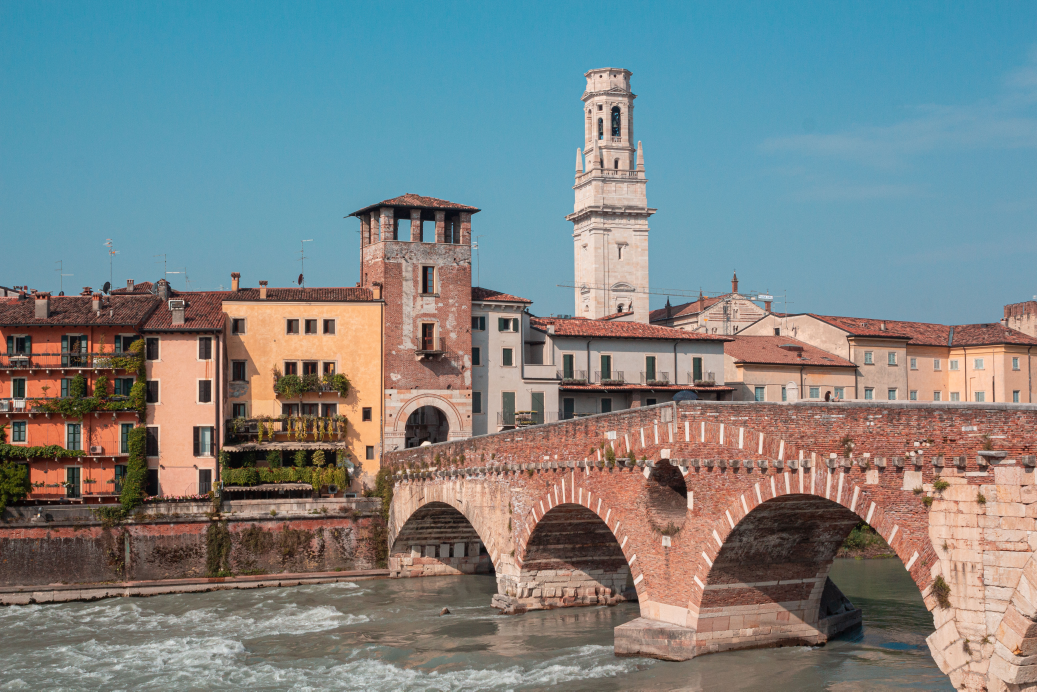
#> input picture images/IMG_3855.jpg, 5184 x 3456 px, found by its file name (shown at 1/5 size); its folder holds 4 pictures in this run
$ python ImageResize.py
#> lines starting #> are read from the running program, lines starting #| are printed output that depends on the picture
from PIL import Image
import os


def resize(im, new_width):
    width, height = im.size
    ratio = height / width
    new_height = int(ratio * new_width)
    resized_image = im.resize((new_width, new_height))
    return resized_image


# RESIZE IN BULK´
files = os.listdir("../../images")
extensions = ['jpg', 'jpeg', 'JPG', 'JPEG']
i = 0

# Ensure the target directory exists
os.makedirs("../../images_resized", exist_ok=True)

while True:
    try:
        new_width = int(input("New width in pixels: "))
        break
    except ValueError:
        print("Please enter a valid integer for the width.")
#> this loop made 1 pass; the answer given on pass 1: 100

for file in files:
    ext = file.split(".")[-1]
    if ext in extensions:
        i += 1
        # Split the filename and extension
        base_name = ".".join(file.split(".")[:-1])
        new_filename = f"{base_name}_resized.jpg"

        # Open, resize, and save the image
        im = Image.open(f"images/{file}")
#> im is the input picture: PIL image 5184x3456 RGB; mean R, G, B 122.7, 132.6, 134.2
        im_resized = resize(im, new_width)
#> in resize, `resized_image = im.resize((new_width, new_height))`:
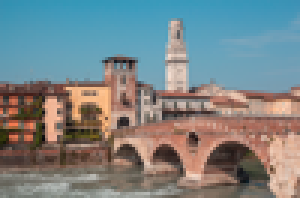
#> resized_image: PIL image 100x66 RGB (shown 3 times larger); mean R, G, B 122.7, 132.6, 134.2
        filepath = f"images_resized/{new_filename}"
        im_resized.save(filepath)

        print(f"Image {i}/{len(files)} - {base_name}.jpg")
#> pass 2 of the loop `for file in files:`:
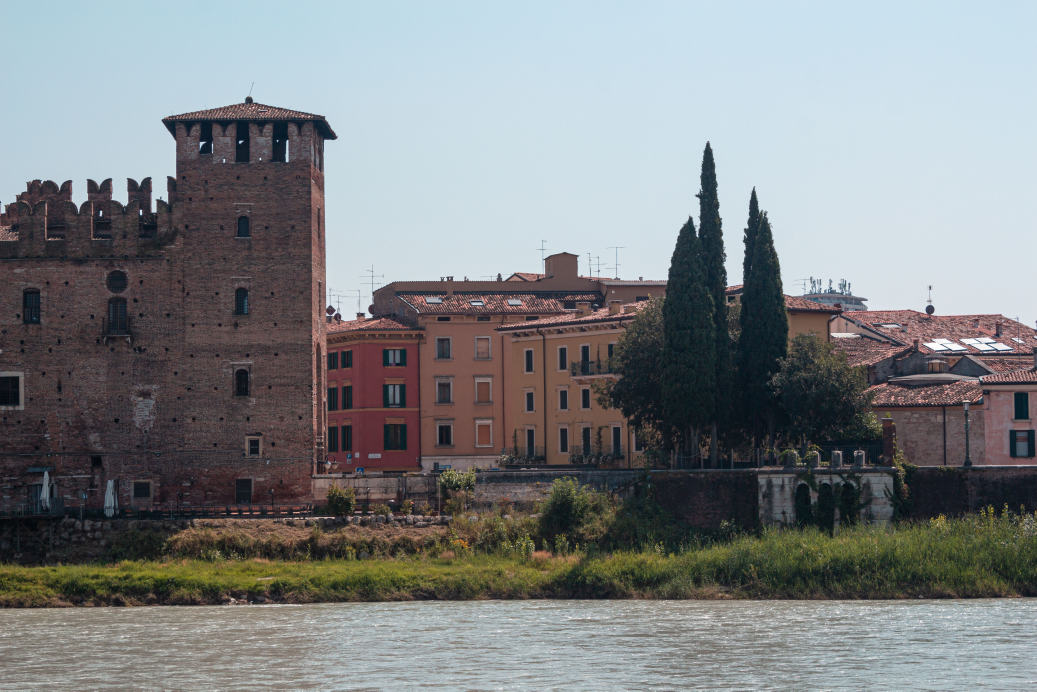
#> input picture images/IMG_3923.jpg, 5184 x 3456 px, found by its file name (shown at 1/5 size)
#> im is the input picture: PIL image 5184x3456 RGB; mean R, G, B 126.4, 129.9, 131.7
#> in resize (call 2), `resized_image = im.resize((new_width, new_height))`:
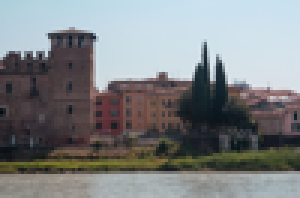
#> resized_image: PIL image 100x66 RGB (shown 3 times larger); mean R, G, B 126.4, 129.9, 131.7
#> pass 3 of the loop `for file in files:`:
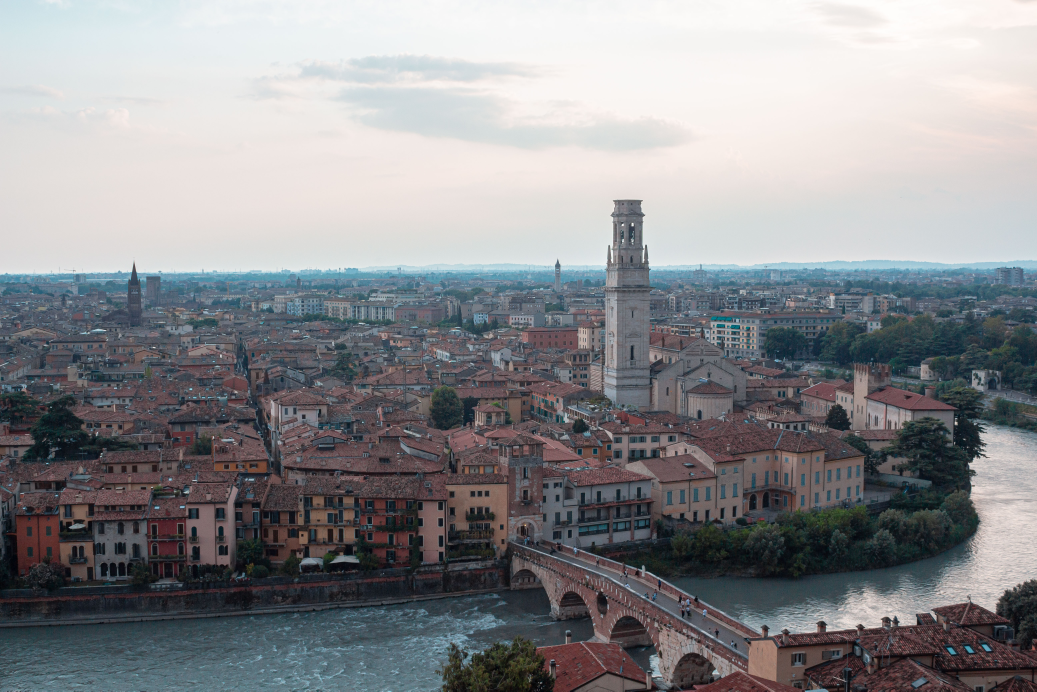
#> input picture images/IMG_3949.jpg, 5184 x 3456 px, found by its file name (shown at 1/5 size)
#> im is the input picture: PIL image 5184x3456 RGB; mean R, G, B 138, 138.8, 141.6
#> in resize (call 3), `resized_image = im.resize((new_width, new_height))`:
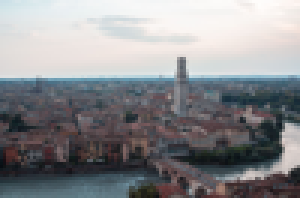
#> resized_image: PIL image 100x66 RGB (shown 3 times larger); mean R, G, B 138, 138.8, 141.6
#> the loop made 4 passes; the first 3 are shown

print(f"All {i} images resized!")
